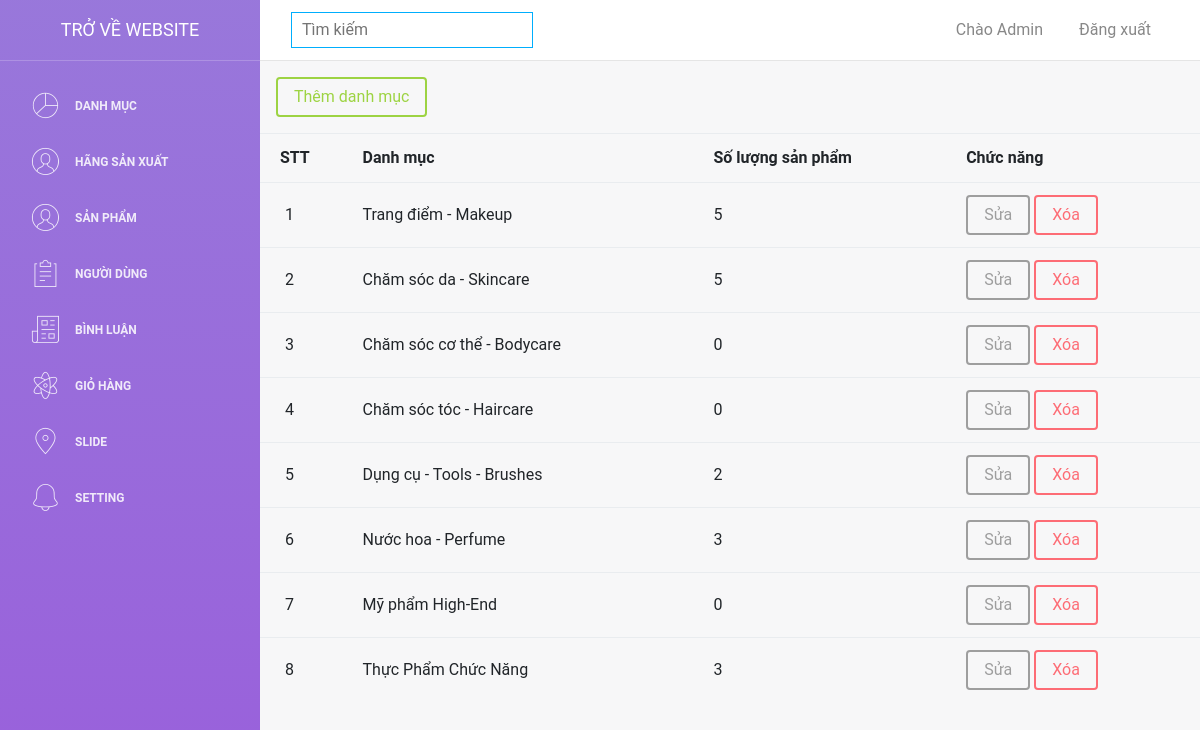
Page /webmypham/admin/index.php (signed in) on the committed database.
### tables this page shows
CREATE TABLE `danhmuc` (
  `id` int(11) NOT NULL,
  `danhmuc` varchar(255) NOT NULL
);

### webmypham/admin/connect.php (called while the page is built, shortened)
<?php
function selectAll($sql)
{
    $result = $GLOBALS['conn']->query($sql);
    return $result;
}
function rowCount($sql){
    $result =  $GLOBALS['conn']->query($sql);
    return $result->rowCount();
}
?>

### webmypham/admin/index.php (the view, shortened to what this page needs)
<?php
    include 'header.php';
    if (isset($_COOKIE["user"])) {
        $user = $_COOKIE["user"];
        foreach (selectAll("SELECT * FROM taikhoan WHERE taikhoan='$user'") as $row) {
            $permission = $row['phanquyen'];
        }
        if ($permission==1) {
            ?>
            <a href="themdanhmuc.php" class="btn btn-success my-3 ml-3">Thêm danh mục</a>
            <table class="table" id="myTable">
                <tr>
                    <th style="padding-left:20px">STT</th>
                    <th>Danh mục</th>
                    <th>Số lượng sản phẩm</th>
                    <th>Chức năng</th>
                </tr>
                <?php
                $stt=1;
                    foreach (selectAll("SELECT * FROM danhmuc") as $row) {
                    ?>
                        <tr class="row-search">
                            <td style="padding-left:25px"><?= $stt++ ?></td>
                            <td class="content"><?= $row['danhmuc'] ?></td>
                            <td><?= rowCount("SELECT * FROM sanpham WHERE id_danhmuc={$row['id']}") ?></td>
                            <td>
                                <a class="btn btn-secondary" href="suadanhmuc.php?id=<?= $row['id'] ?>">Sửa</a>
                                <a class="btn btn-danger" href="?id=<?= $row['id'] ?>" onclick="return confirm('Bạn có muốn xóa danh mục này không ?')">Xóa</a>
                            </td>
                        </tr>
                    <?php
                    }
                ?>
            </table>
            <?php
        }
    }

### rows in the picture
danhmuc: danhmuc "Trang điểm - Makeup", id "5"
danhmuc: danhmuc "Chăm sóc da - Skincare", id "5"
danhmuc: danhmuc "Chăm sóc cơ thể - Bodycare", id "0"
danhmuc: danhmuc "Chăm sóc tóc - Haircare", id "0"
danhmuc: danhmuc "Dụng cụ - Tools - Brushes", id "2"
danhmuc: danhmuc "Nước hoa - Perfume", id "3"
danhmuc: danhmuc "Mỹ phẩm High-End", id "0"
danhmuc: danhmuc "Thực Phẩm Chức Năng", id "3"
